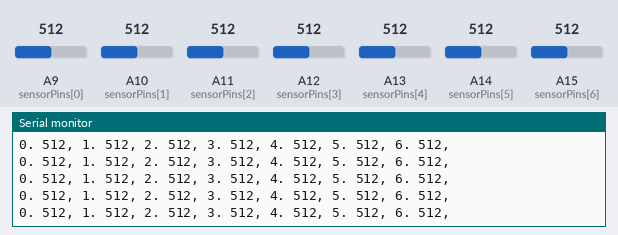
A sketch run on a simulated Arduino Mega 2560, built with avr-gcc and run on an emulated ATmega2560. On the bench: the last lines printed to the serial monitor. Inputs (shaded band) come from the test bench; at power-on: A9 (sensorPins[0]) = 512, A10 (sensorPins[1]) = 512, A11 (sensorPins[2]) = 512, A12 (sensorPins[3]) = 512, A13 (sensorPins[4]) = 512, A14 (sensorPins[5]) = 512, A15 (sensorPins[6]) = 512.

Above: at 1.2 s.
1.3 s: A9 (sensorPins[0]) set to 104
At 1.39 s:
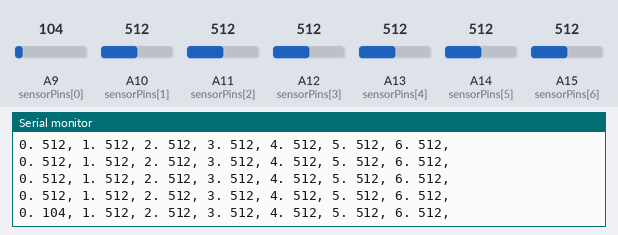
4.3 s: A9 (sensorPins[0]) set to 90
At 4.35 s:
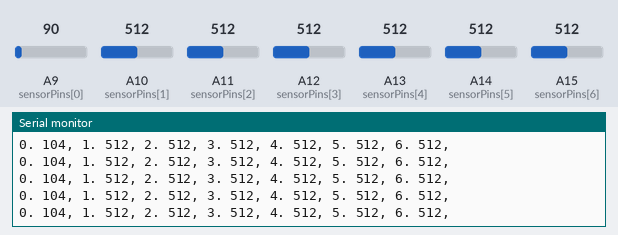
7.3 s: A10 (sensorPins[1]) set to 104
At 7.32 s:
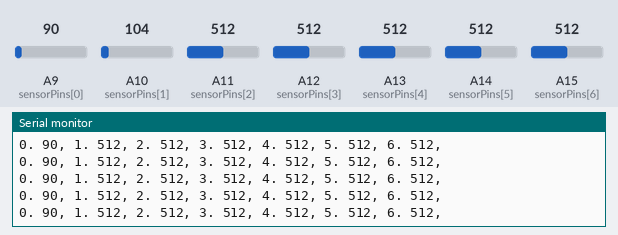
10.3 s: A10 (sensorPins[1]) set to 95
At 10.34 s:
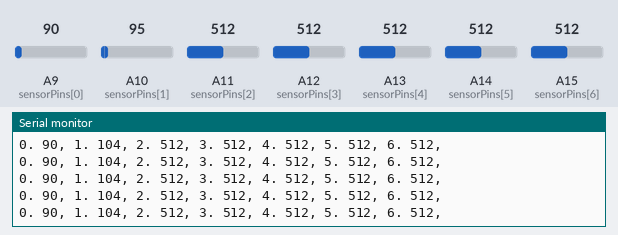
13.3 s: A11 (sensorPins[2]) set to 110
At 13.31 s:
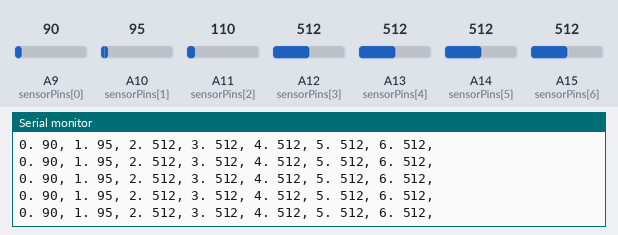
14.8 s: A11 (sensorPins[2]) set to 93
At 14.83 s:
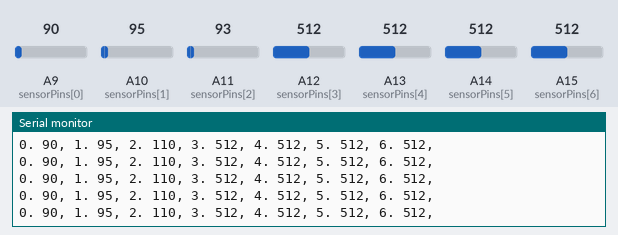
Timing chart, 0 to 17.8 s (numbered marks = the images above; inputs shaded):
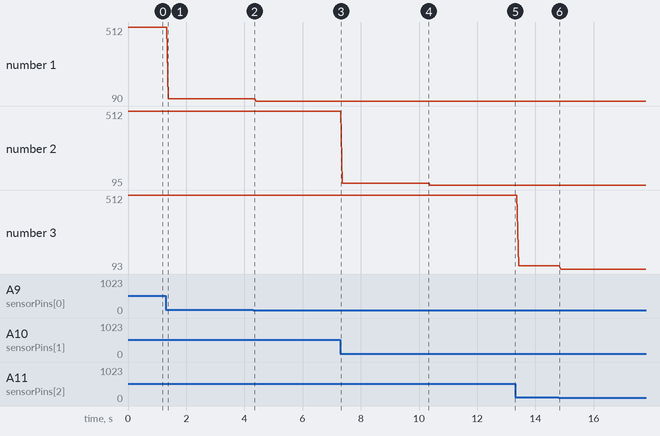

Measured:
- after the input at 1.3 s, the serial monitor: prints a new line after 0.09 s (image 1)
- plotted number 1: 512 → 104 after the input at 1.3 s, 104 → 90 after the input at 4.3 s
- plotted number 2: 104 → 95 after the input at 10.3 s
- plotted number 3: 512 → 110 after the input at 13.3 s, 110 → 93 after the input at 14.8 s

The sketch:

checkingtheboard.ino
```cpp
#include <Servo.h>

#define RED 7
#define GREEN 5
#define YELLOW 3


Servo myServo;
int servoPin = 7;
int sensorPins[] = {A9, A10,A11, A12,A13,A14,A15};

// board values
int WHITE = 1;
int BLACK = -1;
int BLANK = 0;

// board holding all the game pieces
int board[42];

// these are comparison values used to determine if black, blank, or white
int black_value = 1000;
int blank_value = 900;
int white_value = 20;

// number of samples before it is examined
int sample_number = 1;


// seven blank values to read the analog pins
int sensorValues[] = {0,0,0,0,0,0,0};

// height of different rows
// theta = arcsin(h/l)
int heights[] = {0, 11, 24, 37, 53, 90};


void setup(){
   for(int i = 0; i < 7; i++)
  {
      pinMode(sensorPins[i], INPUT);
  }
  for(int i = 0; i < 42;i++)
  {
     board[i] = BLANK;
  }

  //myServo.attach(servoPin);
  Serial.begin(9600);
}

void loop(){
  // reset the values
  for(int i = 0; i < 7; i++)
  {
     sensorValues[i] = 0;
  }

  int average = 0;

  // check all the rows

     // myServo.write(heights[i]);
      // read the rows now
      for(int k = 0; k < sample_number; k++)
      {
        for(int j = 0; j < 7; j++)
        {
            sensorValues[j] += analogRead(sensorPins[j]);
        }
      }
      for(int j = 0; j < 7; j++){
        sensorValues[j] /= sample_number; // get the average of the sensor values
        average += sensorValues[j];
        //check_values(sensorValues[j], i, j);
        Serial.print(String(j) + ". " + String(sensorValues[j]) + ", ");
      }
      Serial.println("");
}

void check_values(int value, int row, int column, int average)
{
  int array[]={0,0,0};
  int mini = 5000;
  int index = 0;
  array[0] = abs(black_value - value);
  array[1] = abs(blank_value - value);
  array[2] = abs(white_value - value);
  for(int i = 0; i < 3; i ++)
  {
     if(mini > array[i])
     {
        index = i;
       mini = array[i];
     }
  }
  switch(index)
 {
    case 0: // black
     board[7*row +column] = BLACK;
     break;
    case 1: // blank
      board[7*row + column] = BLANK;
      break;
    case 2: // white
      board[7*row + column] = WHITE;
      break;
 }
 write_led(index);

}

void write_led(int mode){
   switch(mode)
  {
   case 0:
     // black
      digitalWrite(RED, HIGH);
      digitalWrite(GREEN, LOW);
      digitalWrite(YELLOW, LOW);
     break;
   case 1:
      // blank
      digitalWrite(RED, LOW);
      digitalWrite(GREEN, LOW);
      digitalWrite(YELLOW, HIGH);
     break;
   case 2:
     // white
      digitalWrite(RED, LOW);
      digitalWrite(GREEN, HIGH);
      digitalWrite(YELLOW, LOW);
     break;
  }
}
```
